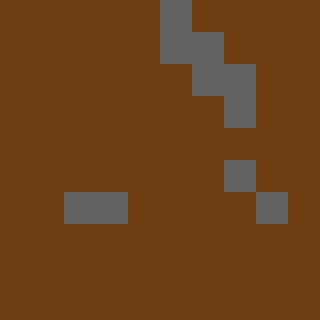

This game map was drawn from its Tiled (.tmx) file and the tilesets committed beside it. A one-line description and the trimmed map source follow:
An orthogonal 10x10 tile map with 32x32 px tiles, 2 tile layers (Tile Layer 1, Path).

<map version="1.0" orientation="orthogonal" renderorder="right-down" width="10" height="10" tilewidth="32" tileheight="32" nextobjectid="1">
 <tileset firstgid="1" name="test" tilewidth="32" tileheight="32">
  <image source="test.png" width="256" height="256" />
 </tileset>
 <layer name="Tile Layer 1" width="10" height="10">
  <data>[100 cells, 100 non-empty, 1 distinct tile ids]</data>
 </layer>
 <layer name="Path" width="10" height="10">
  <data>[100 cells, 10 non-empty, 1 distinct tile ids]</data>
 </layer>
</map>
